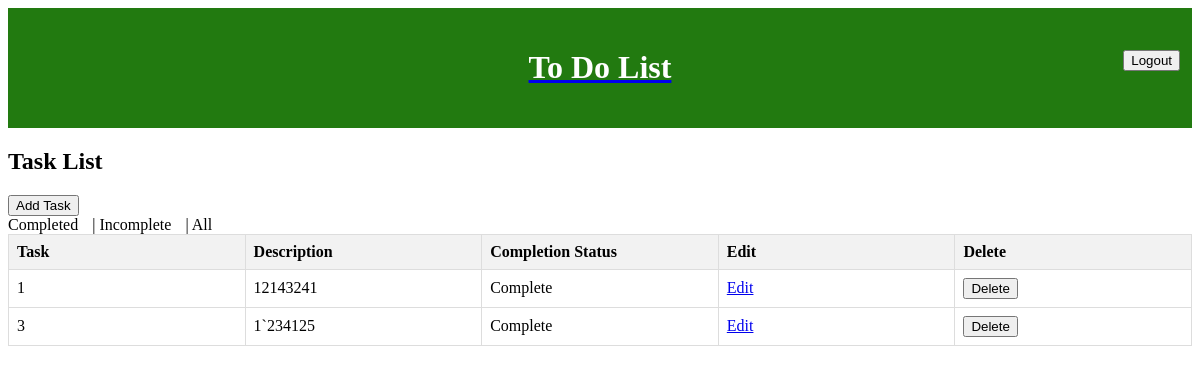
Before: /tasks/ (signed in) with the older database file.
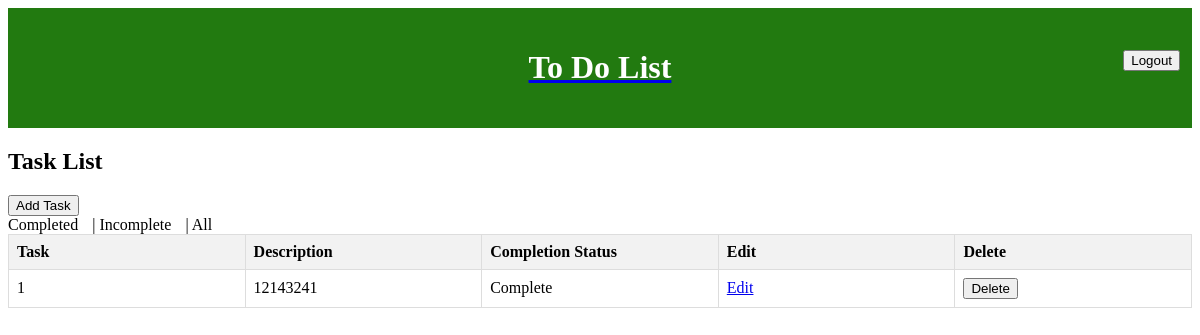
After: the same page with the newer database file.
### todo_app/models.py (models this page shows, shortened)
class Task(models.Model):
    user = models.ForeignKey(User, on_delete=models.CASCADE)
    title = models.CharField(max_length=200)
    description = models.TextField()
    completed = models.BooleanField(default=False)

### todo_app/views.py (the view)
# urls.py: path('tasks/', TaskListView.as_view(), name='task_list'),
class TaskListView(LoginRequiredMixin, ListView):
    model = Task
    template_name = 'task_list.html'
    context_object_name = 'tasks'
    def get_queryset(self):
        filter_option = self.request.GET.get('filter')
        if filter_option == 'completed':
            return Task.objects.filter(user=self.request.user, completed=True)
        elif filter_option == 'incomplete':
            return Task.objects.filter(user=self.request.user, completed=False)
        else:
            return Task.objects.filter(user=self.request.user)

### todo_app/templates/task_list.html (shortened to what this page needs)
{% extends 'base.html' %}
{% load static %}
{% block content %}
    <h2>Task List</h2>
    <a href="{% url 'add_task' %}"><button>Add Task</button></a>
    <div>
        <a href="?filter=completed">Completed</a> |
        <a href="?filter=incomplete">Incomplete</a> |
        <a href="?filter=all">All</a>
    </div>
    <table>
        <thead>
            <tr>
                <th>Task</th>
                <th>Description</th>
                <th>Completion Status</th>
                <th>Edit</th>
                <th>Delete</th>
            </tr>
        </thead>
        <tbody>
            {% for task in tasks %}
                <tr>
                    <td>{{ task.title }}</td>
                    <td>{{ task.description }}</td>
                    <td>
                        {% if task.completed %}
                            Complete
                        {% else %}
                        <form action="{% url 'complete_task' task.id %}" method="post" style="display: inline;">
                            {% csrf_token %}
                            <button type="submit">Incomplete. Click to complete.</button>
                        </form>
                        {% endif %}
                    </td>
                    <td>
                        <a href="{% url 'edit_task' task.id %}">Edit</a>
                    </td>
                    <td>
                        <form action="{% url 'delete_task' task.id %}" method="post" style="display: inline;">
                            <button type="submit" onclick="return confirm('Are you sure you want to delete this task?')">Delete</button>
                        </form>
                    </td>
                </tr>
            {% endfor %}
        </tbody>
    </table>
{% endblock %}

### todo_app/templates/base.html (shortened to what this page needs)
<!DOCTYPE html>
<html lang="en">
<head>
    {% load static %}
    <link rel="stylesheet" href="{% static 'css/styles.css' %}">
</head>
<body>
    <header>
        <h1><a href="{% url 'task_list' %}"><span style="color: #fff;">To Do List</span></a></h1>
        {% if user.is_authenticated %}
            <a href="{% url 'logout' %}" method="post">
                <button>Logout</button>
            </a>
        {% else %}
            <a href="{% url 'login' %}">
                <button>Login</button>
            </a>
        {% endif %}
    </header>
    <main>
        {% block content %}{% endblock %}
    </main>
</body>
</html>

### todo_app/static/css/styles.css (style rules this page uses)
table { width: 100%; table-layout: fixed; border-collapse: collapse; margin-bottom: 20px; }
table th, table td { border: 1px solid #ddd; padding: 8px; text-align: left; }
table th { background-color: #f2f2f2; }
div a { margin-right: 10px; text-decoration: none; color: #000; }
header { background-color: #227A10; color: #fff; padding: 20px; text-align: center; text-decoration: none; }
header a[href*='logout'] { position: absolute; top: 50px; right: 20px; color: #fff; text-decoration: none; }

Changed rows visible on the page:
removed Task: title "3", description "1`234125", completed "Complete"
